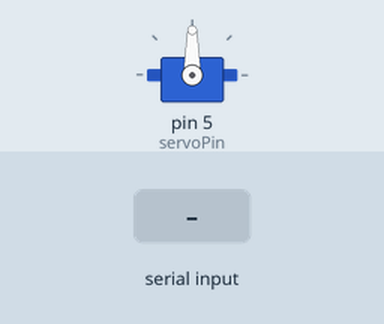
Recording of a sketch running on a simulated Arduino Uno, built with avr-gcc and run on an emulated ATmega328P. Shown: servo. Inputs (shaded band) come from the test bench. What the sketch prints to the serial monitor is not drawn.

Above: at 1.2 s.
1.3 s: "L" received over the second serial link
At 2.7 s:
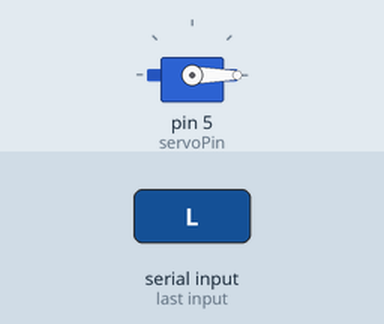
3.8 s: "R" received over the second serial link
At 6.0 s:
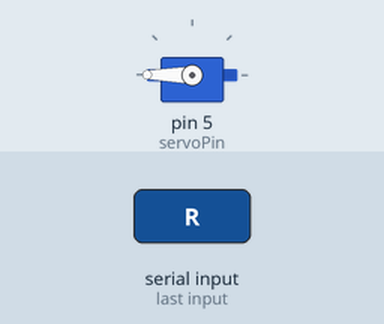
6.3 s: "5\n" received over the second serial link
At 8.2 s:
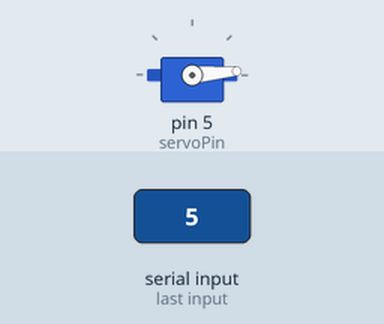
8.8 s: "90\n" received over the second serial link
At 10.3 s:
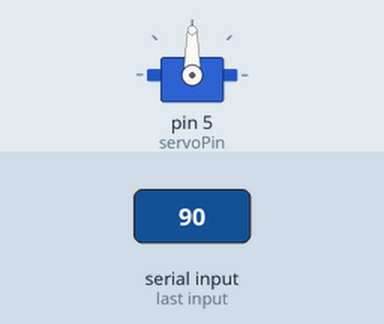
Timing chart, 0 to 11.8 s (numbered marks = the images above; inputs shaded):
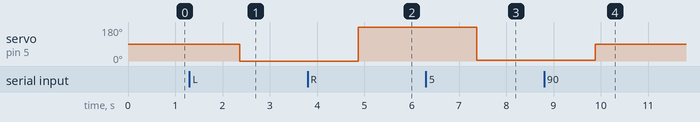

The sketch:

sketch_sep27a.ino
```cpp
#include <SoftwareSerial.h>
#include <Servo.h>

SoftwareSerial BT(8, 9);  // 蓝牙模块 RX, TX
Servo myServo;            // 创建舵机对象

int servoPin = 5;         // 舵机连接引脚
int angle = 90;           // 舵机初始角度

void setup() {
  Serial.begin(9600);
  BT.begin(38400);        // 蓝牙通信波特率

  myServo.attach(servoPin); // 连接舵机到指定引脚
  myServo.write(angle);     // 设置舵机初始位置

  Serial.println("蓝牙舵机控制器已启动");
  Serial.println("发送指令格式:");
  Serial.println("0-180: 设置角度");
  Serial.println("L: 左转90度");
  Serial.println("R: 右转90度");
  Serial.println("C: 回到中心");
}

void loop() {
  // 检查蓝牙是否有数据
  if (BT.available()) {
    String command = BT.readString();  // 读取蓝牙数据
    command.trim();                    // 去除换行符等

    Serial.print("收到指令: ");
    Serial.println(command);

    // 处理控制指令
    processCommand(command);
  }

  delay(100); // 短暂延迟
}

void processCommand(String cmd) {
  // 如果是数字指令 (0-180度)
  if (isNumeric(cmd)) {
    int newAngle = cmd.toInt();
    if (newAngle >= 0 && newAngle <= 180) {
      angle = newAngle;
      myServo.write(angle);
      Serial.print("设置角度: ");
      Serial.println(angle);
      BT.println("角度设置为: " + String(angle));
    }
  }
  // 特殊指令处理
  else if (cmd == "L" || cmd == "l") {
    angle = 0;
    myServo.write(angle);
    BT.println("左转到底");
  }
  else if (cmd == "R" || cmd == "r") {
    angle = 180;
    myServo.write(angle);
    BT.println("右转到底");
  }
  else if (cmd == "C" || cmd == "c") {
    angle = 90;
    myServo.write(angle);
    BT.println("回到中心");
  }
  else if (cmd == "STATUS" || cmd == "status") {
    BT.println("当前角度: " + String(angle));
  }
  else {
    BT.println("未知指令，请发送: 0-180, L, R, C");
  }
}

// 检查字符串是否为数字
boolean isNumeric(String str) {
  for (byte i = 0; i < str.length(); i++) {
    if (!isDigit(str.charAt(i))) {
      return false;
    }
  }
  return true;
}
```

Measured:
- after the input at 1.3 s, servo on pin 5 (servoPin): 90° → 0° after 1.1 s
- after the input at 3.8 s, servo on pin 5 (servoPin): 0° → 180° after 1.1 s
- after the input at 6.3 s, servo on pin 5 (servoPin): 180° → 5° after 1.1 s
- after the input at 8.8 s, servo on pin 5 (servoPin): 5° → 90° after 1.1 s
